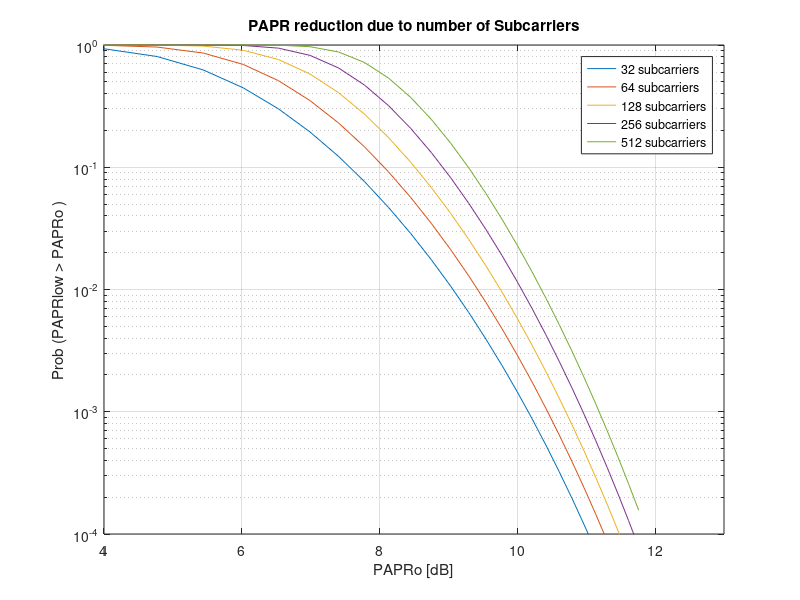

Here is the MATLAB script that generated this plot:
%% Topic :- Peak to Average Power Ratio Analysis of Single Carrier Frequency Division Multiple Access plus Soft-Clipping
%**************************************************************************

%% OFDM System Parameters

N = 256;   %length of OFDM IFFT (eg. 16,32,...2^n)
M = 16;   %number of QAM constellation points
          % Using QAM as the modulation technique for input data
GI = 1/4;   %Gaurd Interval or Cyclic Prefix
NumOfSym = 100;   %number of OFDM data symbols
Q = floor(N/NumOfSym);   %Bandwidth Spreading Factor

%% OFDM data generation and modulation
% tx stand for transmitter

txData = randi(N,NumOfSym,M);   %random integers gen. with max val N
txData = floor(txData/16.5); %adjusting data for inbuilt Matlab QAM func.
txDataMod = qammod(txData,M);   %QAM data

%% Fast Fourier Transform 

txDataMod = fft(txDataMod);

%% Subcarrier Mapping for PAPR reduction


% (1). Localized Frequency Division Multiple Access(LFDMA)

txDataModLFDMA = txDataMod;
for k = length(txDataMod):N
    for p = 1:M
        txDataModLFDMA(k,p) = 0;
    end
end

% (2). Interleaved Frequency Division Multiple Access(IFDMA)

col = 1; row = 1;  %variables col and row
cold = 1; rowd = 1;  %here cold and rowd refers to column of data
                     %and row of data before subcarrier mapping
save = Q;   %bandwidth spreading factor value saved 

while rowd < length(txDataMod)
    while Q > 0
        if Q == floor(N/NumOfSym)
            if col > M 
                col = 1;
                row = row + 1;
            end
            if cold > M
                cold = 1;
                rowd = rowd + 1;
            end
            txDataModIFDMA(row,col) = txDataMod(rowd,cold);
            cold = cold + 1;
            col = col + 1;
            Q = Q - 1;
        else
            if col > M;
                row = row + 1;
                col = 1;
            end
            txDataModIFDMA(row,col) = 0;
            col = col + 1;
            Q = Q - 1;
        end
    end
    Q = save;
end

% Filling zeros to make data length equal to number of subcarriers
% Results in increased bandwidth

if rowd > length(txDataMod)-1
    for p = length(txDataModIFDMA)+1:1:N
        for q = 1:1:M
            txDataModIFDMA(p,q) = 0;
        end
    end
end

% (3). Distributed Frequency Division Multiple Access(DFDMA)

cold = 1; %cold refers to columns of data before subcarrier mapping
for p = 1:1:N
    for q =1:2:M
        if p <= length(txDataMod)
            if cold == M
                cold = 1;
            end
            txDataModDFDMA(p,q) = txDataMod(p,cold);
            cold = cold + 1;
        else
            txDataModDFDMA(p,q) = 0;
        end
    end
end

%% IFFT operation to make trasmitting data Orthogonal

txDataIfftLFDMA = (1/sqrt(N))*ifft(txDataModLFDMA,N);

txDataIfftIFDMA = (1/sqrt(N))*ifft(txDataModIFDMA,N);

txDataIfftDFDMA = (1/sqrt(N))*ifft(txDataModDFDMA,N);


%% Cyclic Prefix Insertion

txDataIfftLFDMAGI = [txDataIfftLFDMA((1-GI)*N+1:end,:);txDataIfftLFDMA];

txDataIfftIFDMAGI = [txDataIfftIFDMA((1-GI)*N+1:end,:);txDataIfftIFDMA];

txDataIfftDFDMAGI = [txDataIfftDFDMA((1-GI)*N+1:end,:);txDataIfftDFDMA];


%% Complementary Cumulative Distribution Function(CCDF)
alpha = 1;  %oversampling factor

%Different Number of Subcarriers
N1 = 32*alpha ; N2 = 64; N3 = 128; N4 = 256; N5 = 512; 

% Generating Probablity Distribution Functions for subcarriers
i = 0;
for R=1:0.5:15  
    i = i+1;
    P1(i) = (1-(1-exp(-R))^N1);  % PDF for 32 subcarriers
end
i = 0;
for R=1:0.5:15
    i = i+1;
    P2(i) = (1-(1-exp(-R))^N2);   % PDF for 64 subcarriers
end
i = 0;
for R=1:0.5:15
    i = i+1;
    P3(i) = (1-(1-exp(-R))^N3);   % PDF for 128 subcarriers
end
i = 0;
for R=1:0.5:15
    i = i+1;
    P4(i) = (1-(1-exp(-R))^N4);    % PDF for 256 subcarriers
end
i = 0;
for R=1:0.5:15
    i = i+1;
    P5(i) = (1-(1-exp(-R))^N5);   % PDF for 512 subcarriers
end

% Plotting results
R=1:0.5:15;
Rd=10*log10(R);
semilogy(Rd,P1,Rd,P2,Rd,P3,Rd,P4,Rd,P5);
axis([4 13 1e-4 1]);
legend('32 subcarriers','64 subcarriers','128 subcarriers', ...
    '256 subcarriers','512 subcarriers');
grid on; 
hold on;
xlabel('PAPRo [dB]');
ylabel('Prob (PAPRlow > PAPRo )');
title('PAPR reduction due to number of Subcarriers');